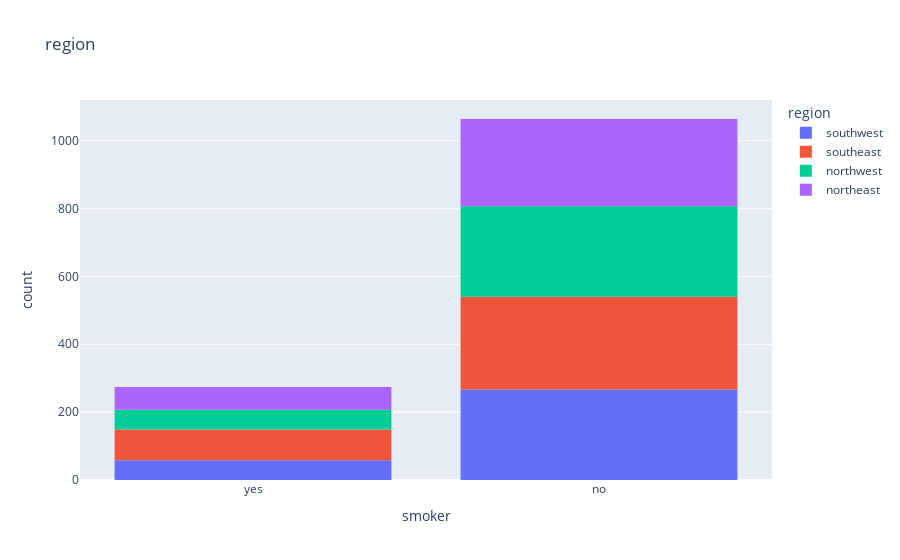

Notebook code for this chart:
### Code cell
px.histogram(medical_df, x = 'smoker', color = 'region', title= 'region')

### Figure 1 — Plotly figure (JSON) as saved in the notebook; plotly's stock layout.template omitted (floating-point values rounded to 4 significant figures; data arrays with more than 128 entries replaced by an {"elided": "..."} marker saying what was removed)
{"data": [{"alignmentgroup": "True", "bingroup": "x", "hovertemplate": "region=southwest<br>smoker=%{x}<br>count=%{y}<extra></extra>", "legendgroup": "southwest", "marker": {"color": "#636efa", "pattern": {"shape": ""}}, "name": "southwest", "offsetgroup": "southwest", "orientation": "v", "showlegend": true, "type": "histogram", "x": {"elided": "325 str values"}, "xaxis": "x", "yaxis": "y"}, {"alignmentgroup": "True", "bingroup": "x", "hovertemplate": "region=southeast<br>smoker=%{x}<br>count=%{y}<extra></extra>", "legendgroup": "southeast", "marker": {"color": "#EF553B", "pattern": {"shape": ""}}, "name": "southeast", "offsetgroup": "southeast", "orientation": "v", "showlegend": true, "type": "histogram", "x": {"elided": "364 str values"}, "xaxis": "x", "yaxis": "y"}, {"alignmentgroup": "True", "bingroup": "x", "hovertemplate": "region=northwest<br>smoker=%{x}<br>count=%{y}<extra></extra>", "legendgroup": "northwest", "marker": {"color": "#00cc96", "pattern": {"shape": ""}}, "name": "northwest", "offsetgroup": "northwest", "orientation": "v", "showlegend": true, "type": "histogram", "x": {"elided": "325 str values"}, "xaxis": "x", "yaxis": "y"}, {"alignmentgroup": "True", "bingroup": "x", "hovertemplate": "region=northeast<br>smoker=%{x}<br>count=%{y}<extra></extra>", "legendgroup": "northeast", "marker": {"color": "#ab63fa", "pattern": {"shape": ""}}, "name": "northeast", "offsetgroup": "northeast", "orientation": "v", "showlegend": true, "type": "histogram", "x": {"elided": "324 str values"}, "xaxis": "x", "yaxis": "y"}], "layout": {"barmode": "relative", "legend": {"title": {"text": "region"}, "tracegroupgap": 0}, "title": {"text": "region"}, "xaxis": {"anchor": "y", "domain": [0, 1], "title": {"text": "smoker"}}, "yaxis": {"anchor": "x", "domain": [0, 1], "title": {"text": "count"}}}}
